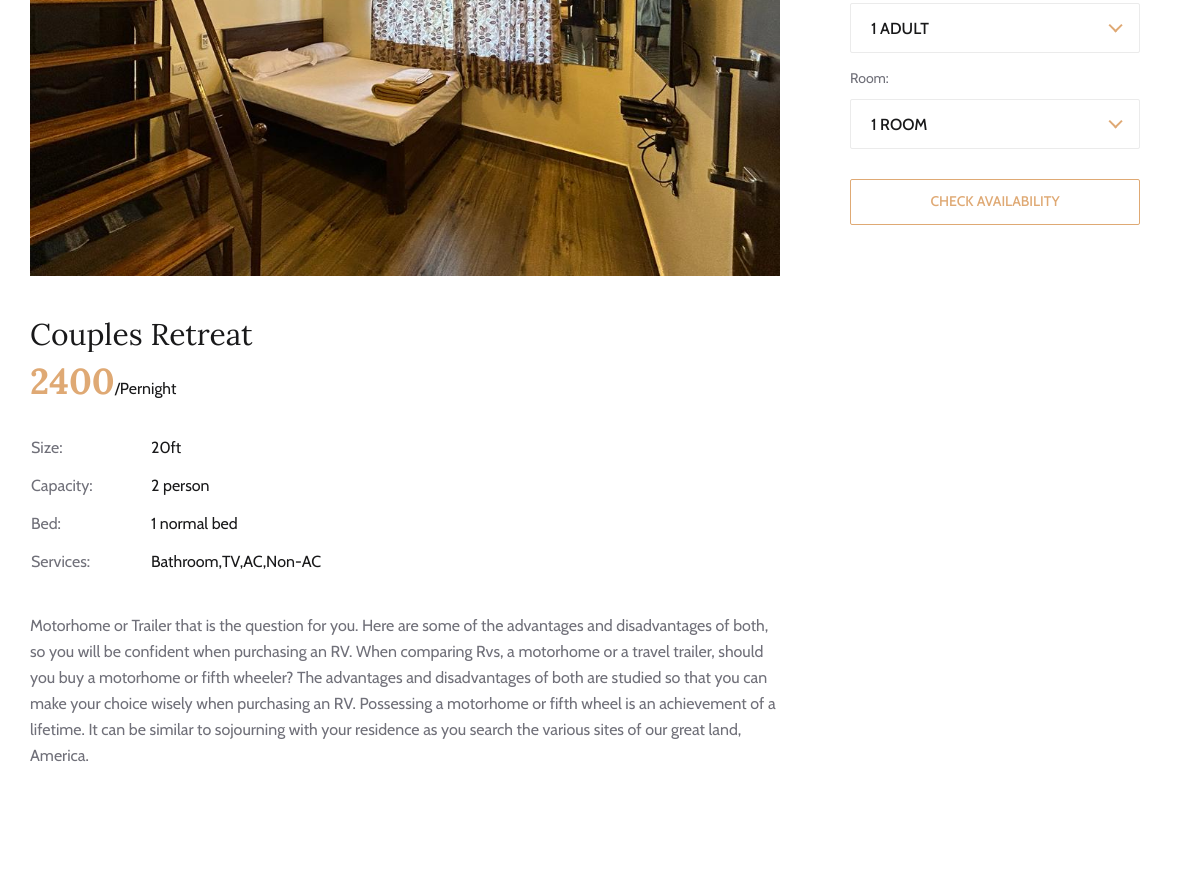
Page /rooms-details.php?id=1 (middle part) on the earlier database version.
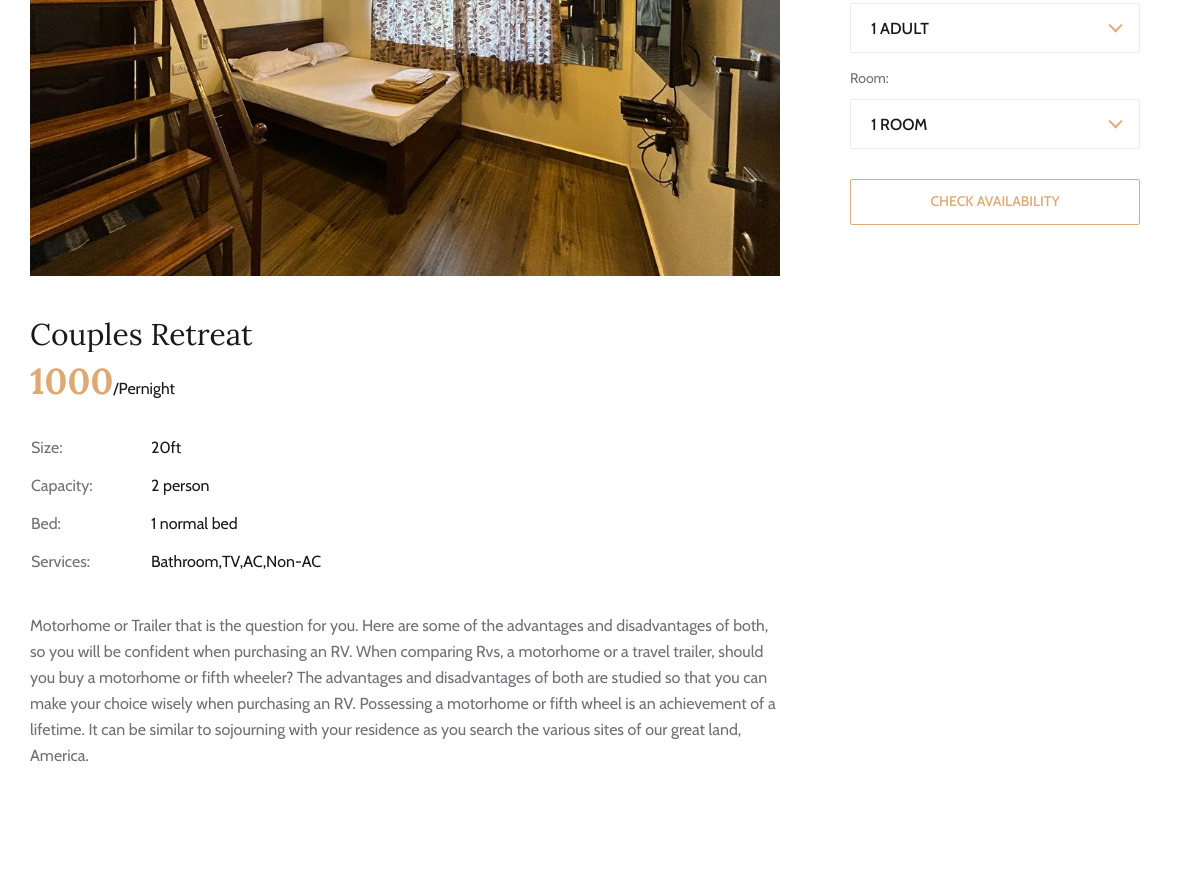
Same page on the later database version.
### tables this page shows
CREATE TABLE `rooms` (
  `id` int(11) NOT NULL,
  `head` varchar(100) NOT NULL,
  `fee` varchar(100) NOT NULL,
  `size` varchar(100) NOT NULL,
  `capacity` varchar(100) NOT NULL,
  `bed` varchar(100) NOT NULL,
  `services` varchar(100) NOT NULL,
  `img` varchar(50) NOT NULL,
  `room_detail_img` varchar(50) NOT NULL,
  `details` varchar(1000) NOT NULL
);

### rooms-details.php (the view, shortened to what this page needs)
<?php
include('admin/dbconnection.php');
  	$eid=$_GET['id'];
    $ret=mysqli_query($con,"SELECT * FROM rooms WHERE id='$eid'");
?>
<!DOCTYPE html>
<html lang="zxx">
<head>
    <link rel="stylesheet" href="css/bootstrap.min.css" type="text/css">
    <link rel="stylesheet" href="css/font-awesome.min.css" type="text/css">
    <link rel="stylesheet" href="css/elegant-icons.css" type="text/css">
    <link rel="stylesheet" href="css/flaticon.css" type="text/css">
    <link rel="stylesheet" href="css/owl.carousel.min.css" type="text/css">
    <link rel="stylesheet" href="css/nice-select.css" type="text/css">
    <link rel="stylesheet" href="css/jquery-ui.min.css" type="text/css">
    <link rel="stylesheet" href="css/magnific-popup.css" type="text/css">
    <link rel="stylesheet" href="css/slicknav.min.css" type="text/css">
    <link rel="stylesheet" href="css/style.css" type="text/css">
</head>
<body>
    <section class="room-details-section spad">
        <div class="container">
            <div class="row">
                <div class="col-lg-8">
                    <div class="room-details-item">
                        <?php while ($row=mysqli_fetch_array($ret)) {
                        ?>
                        <img src="<?php echo $row['room_detail_img'];?>" alt="">
                        <div class="rd-text">
                            <div class="rd-title">
                                <h3><?php echo $row['head'];?></h3>
                            </div>
                            <h2><?php echo $row['fee'];?><span>/Pernight</span></h2>
                            <table>
                                <tbody>
                                    <tr>
                                        <td class="r-o">Size:</td>
                                        <td><?php echo $row['size'];?></td>
                                    </tr>
                                    <tr>
                                        <td class="r-o">Capacity:</td>
                                        <td><?php echo $row['capacity'];?></td>
                                    </tr>
                                    <tr>
                                        <td class="r-o">Bed:</td>
                                        <td><?php echo $row['bed'];?></td>
                                    </tr>
                                    <tr>
                                        <td class="r-o">Services:</td>
                                        <td><?php echo $row['services'];?></td>
                                    </tr>
                                </tbody>
                            </table>
                            <p class="f-para"><?php echo $row['details'];?></p>
                        </div>
                        <?php } ?>
                    </div>
                </div>
                <div class="col-lg-4">
                    <div class="room-booking">
                        <form id="room-check-in-form">
                            <div class="select-option">
                            </div>
                            <div class="select-option">
                                <label for="room">Room:</label>
                            </div>
                            <button type="submit" name="submit" id="submit-btn">Check Availability</button>
                        </form>
                    </div>
                </div>
            </div>
        </div>
    </section>
</body>
</html>

Differences in the rows shown:
changed rooms "Couples Retreat": fee "2400" → "1000"
